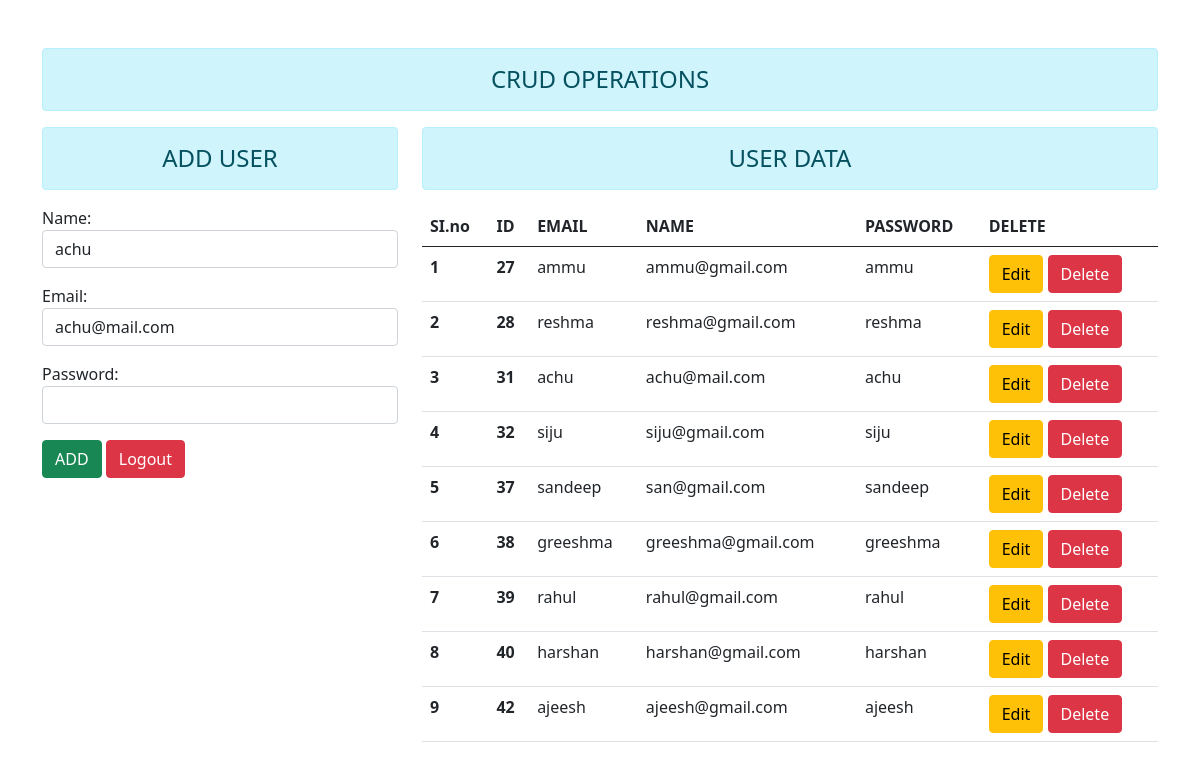
/edit/31, run on the app's committed database.
### home/models.py (models this page shows)
class Amodel(models.Model):
    name = models.CharField(max_length=100)
    email = models.EmailField(max_length=100)
    password = models.CharField(max_length=100)

### home/views.py (the view)
# urls.py: path('edit/<int:id>', views.edit, name="edit"),
def edit(request,id):
    if request.method=="POST":
        fm =student(request.POST)
        if fm.is_valid():
            name = request.POST['name']
            email = request.POST['email']
            password = request.POST['password']
            Amodel.objects.filter(id=id).update(name=name,email=email,password=password)
        fm = student()
        stu=Amodel.objects.all()
        return redirect("add")
    else:
        vl = Amodel.objects.get(id=id)
        fm = student(instance=vl)
        stu=Amodel.objects.all()
    return render(request,'add.html',{'fm':fm,'stu':stu})

### home/forms.py (shortened to what this page needs)
class student(forms.ModelForm):
     class Meta:
         model=Amodel
         fields = ['name','email','password']
         widgets={
             'name':forms.TextInput(attrs={'class': 'form-control'}),
             'email':forms.EmailInput(attrs={'class': 'form-control'}),
             'password':forms.PasswordInput(attrs={'class': 'form-control'}),
         }

### templates/add.html (shortened to what this page needs)
{% extends 'base.html' %}
{% block content %}
<h4 class="text-center alert alert-info">CRUD OPERATIONS</h4>
     <div class="row">
        <div class="col-sm-4">
            <h4 class="text-center alert alert-info">ADD USER</h4>
            <form action="" method="post">
              {{fm.as_p}}
              <input type="submit" class="btn btn-success" value="ADD">
              <a href="{% url 'adminlogin' %}" class="btn btn-danger">Logout</a>
            </form>
        </div>
        <div class="col-sm-8">
        <h4 class="text-center alert alert-info">USER DATA</h4>
        <table class="table table-hover">
            <thead>
              <tr>
                <th scope="col">SI.no</th>
                <th scope="col">ID</th>
                <th scope="col">EMAIL</th>
                <th scope="col">NAME</th>
                <th scope="col">PASSWORD</th>
                <th scope="col">DELETE</th>
              </tr>
            </thead>
            <tbody>
{% for i in stu %}
                <tr>
                    <th>{{forloop.counter}}</th>
                    <th scope="row">{{i.id}}</th>
                    <td>{{i.name}}</td>
                    <td>{{i.email}}</td>
                    <td>{{i.password}}</td>
                    <td>
                        <a href="/edit/{{i.id}}" class="btn btn-warning">Edit</a>
                        <a href="/delete/{{i.id}}" class="btn btn-danger">Delete</a>
                    </td>
                  </tr>
{% endfor%}
            </tbody>
        </table>
        </div>
     </div>
{% endblock content %}

### templates/base.html (style rules this page uses)
body { background:ash; }

### data on the page
Amodel: name "achu", email "achu@mail.com", id "31", password "achu"
Amodel: id "27", name "ammu", email "ammu@gmail.com", password "ammu"
Amodel: id "28", name "reshma", email "reshma@gmail.com", password "reshma"
Amodel: id "32", name "siju", email "siju@gmail.com", password "siju"
Amodel: id "37", name "sandeep", email "san@gmail.com", password "sandeep"
Amodel: id "38", name "greeshma", email "greeshma@gmail.com", password "greeshma"
Amodel: id "39", name "rahul", email "rahul@gmail.com", password "rahul"
Amodel: id "40", name "harshan", email "harshan@gmail.com", password "harshan"
Amodel: id "42", name "ajeesh", email "ajeesh@gmail.com", password "ajeesh"
